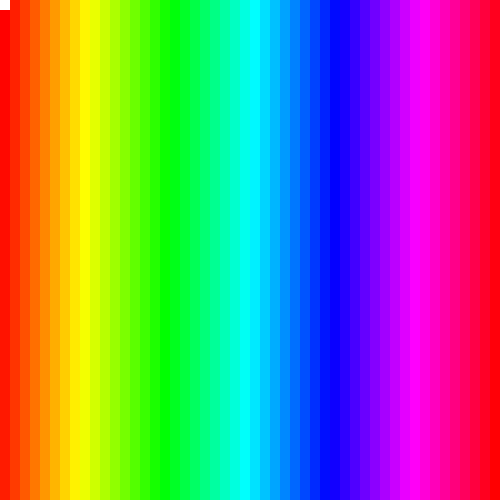
Frame 1 (no input)
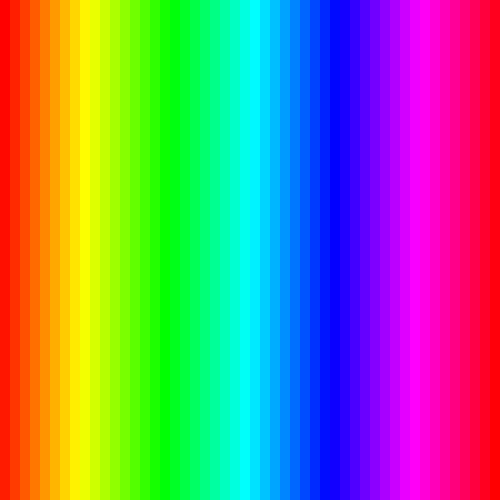
Frame 60 (the mouse pressed at the canvas centre just before this capture)
Frame 120 (the mouse held since frame 60 and released just before this capture): identical to frame 60, image omitted

The Processing sketch that drew these frames (run headless with seeded random() and noise(); from frame 60 on, the mouse is pressed at the canvas centre):

// Processing sketch: grid_chroma
// ── grid_chroma.pde

int c;
int esp=10;

void setup(){
 size(500,500); 
 
}


void draw(){
  noStroke();
  int val=(width/esp)*(height/esp);
   colorMode(HSB,val);
  c=0;
  for(int x=0; x<width; x+=esp){
    for(int y=0; y<height; y+=esp){
 
      rect(x,y,esp,esp);
      fill(c,val,val);
   c++;}}
}
